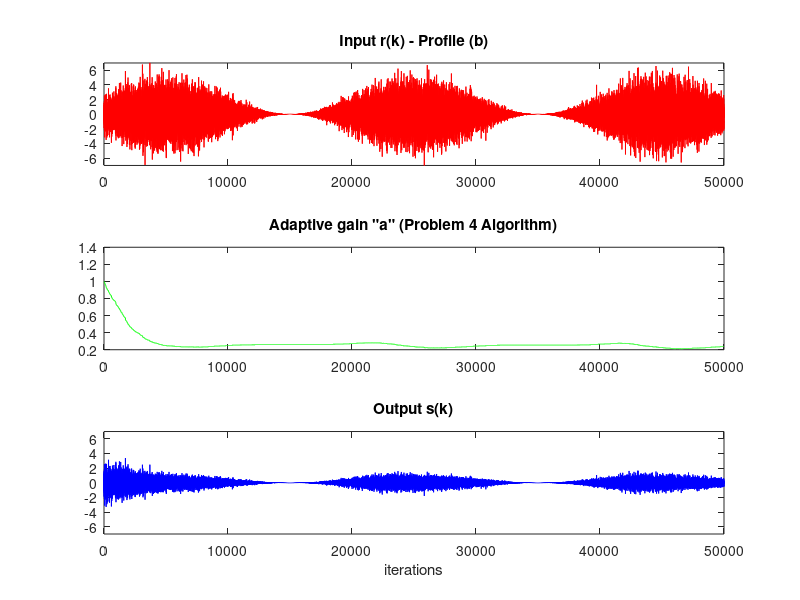

This chart was generated by the following MATLAB code:
% --- agcvsfading_prob4_b.m ---
% --- Tests the "Problem 4" algorithm on fading profile (b) ---

clear; clc;

% --- 1. Set up parameters (same as agcvsfading.m) ---
n=50000;
r=randn(n,1);

% --- THIS IS THE MODIFIED LINE FOR PART (b) ---
env=1+sin(5*pi*[1:n]'/n);     % Fading profile (b)
% --- End of modification ---

r=r.*env;
ds=0.5;
a=zeros(1,n); a(1)=1;
s=zeros(1,n);
mu=0.0001; % Using the smaller mu for this algorithm

% --- 2. Run the "Problem 4" loop ---
for k=1:n-1
  s(k)=a(k)*r(k);
  
  % --- MODIFIED UPDATE RULE from Problem 4 ---
  s_sq = s(k)^2;
  if abs(a(k)) < 1e-4
      update_term = 0;
  else
      update_term = (s_sq / a(k)) * (s_sq - ds);
  end
  a(k+1)=a(k)-mu*update_term;
  % --- End of modification ---
end

% --- 3. Plot the results (same as agcvsfading.m) ---
figure;
subplot(3,1,2), plot(a,'g') 
title('Adaptive gain "a" (Problem 4 Algorithm)')
subplot(3,1,1), plot(r,'r') 
axis([0,length(r),-7,7])
title('Input r(k) - Profile (b)')
subplot(3,1,3),plot(s,'b')
axis([0,length(r),-7,7])
title('Output s(k)')
xlabel('iterations')
